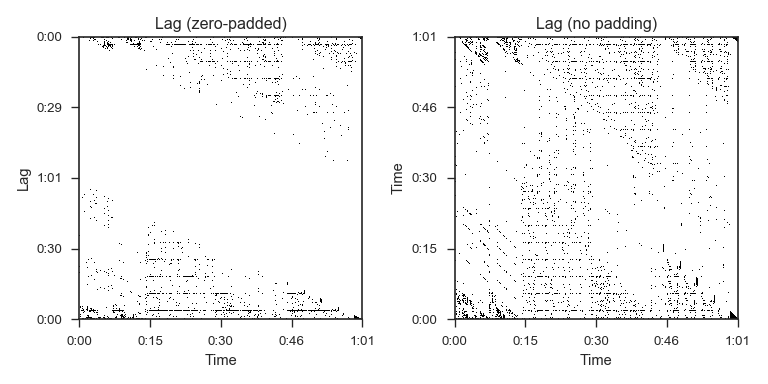

Here is the Python script that generated this plot:
y, sr = librosa.load(librosa.util.example_audio_file())
mfccs = librosa.feature.mfcc(y=y, sr=sr)
recurrence = librosa.segment.recurrence_matrix(mfccs)
lag_pad = librosa.segment.recurrence_to_lag(recurrence, pad=True)
lag_nopad = librosa.segment.recurrence_to_lag(recurrence, pad=False)

import matplotlib.pyplot as plt
plt.figure(figsize=(8, 4))
plt.subplot(1, 2, 1)
librosa.display.specshow(lag_pad, x_axis='time', y_axis='lag')
plt.title('Lag (zero-padded)')
plt.subplot(1, 2, 2)
librosa.display.specshow(lag_nopad, x_axis='time', y_axis='time')
plt.title('Lag (no padding)')
plt.tight_layout()
